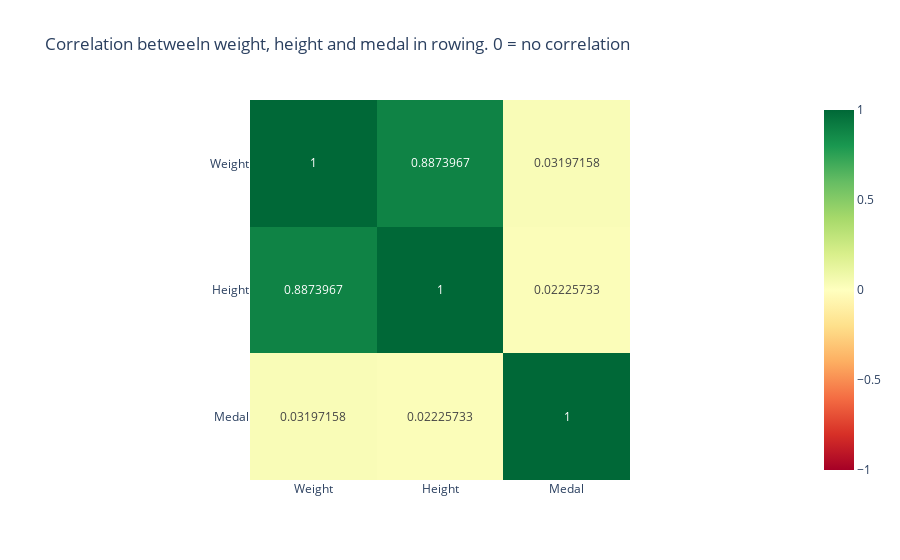

Notebook code cell kept with this figure:
### Markdown cell above
#### FRÅGESTÄLLNING: Finns det någon korrelation mellan att få medalj i rodd och längd eller vikt?
Vi gör en correlation pearson plot där vi testar korrelationen mellan medaljer, längd och vikt.

### Code cell
corr_columns = rowing_rows[["Weight", "Height", "Medal"]]

# ofta saknas både weight och height för samma personer. Kanske ta bort de rader där en av dem saknas. 
# så att vi bara kollar korrelation för existerande höjd och vikt med medaljstatus. 
# här får varje person vara med flera gånger! 

# ingen medalj är 0, en medalj är 1 - eventuellt tydligare korrelation med medalj eller ej 
corr_columns["Medal"].fillna(0, inplace=True)
corr_columns["Medal"].mask(corr_columns["Medal"].isin(["Bronze", "Silver", "Gold"]) , other=1, inplace=True)

# innan vi tar bort rader med saknad height elr weight rader har vi 10595 rows
corr_columns.dropna(axis=0, how='any', subset=['Weight', 'Height'], inplace=True)
corr_columns
# kvar har vi 7794 rows 

# create a correlation table with pandas
corr_table = corr_columns.corr(method="pearson")

# set up the correlation plot

fig_corr= px.imshow(
    # pass the correlation matrix,
    corr_table,
    #show the correlation values in each cell,
    text_auto=True, 
    # set the colour scale
    color_continuous_scale="RdYlGn",
    zmin=-1,
    zmax=1, 
    title="Correlation betweeln weight, height and medal in rowing. 0 = no correlation"
 
)
fig_corr.show()

### Figure 1 — Plotly figure (JSON) as saved in the notebook; plotly's stock layout.template omitted (floating-point values rounded to 4 significant figures)
{"data": [{"coloraxis": "coloraxis", "hovertemplate": "x: %{x}<br>y: %{y}<br>color: %{z}<extra></extra>", "name": "0", "texttemplate": "%{z}", "type": "heatmap", "x": ["Weight", "Height", "Medal"], "xaxis": "x", "y": ["Weight", "Height", "Medal"], "yaxis": "y", "z": [[1.0, 0.8874, 0.03197], [0.8874, 1.0, 0.02226], [0.03197, 0.02226, 1.0]]}], "layout": {"coloraxis": {"cmax": 1, "cmin": -1, "colorscale": [[0, "rgb(165,0,38)"], [0.1, "rgb(215,48,39)"], [0.2, "rgb(244,109,67)"], [0.3, "rgb(253,174,97)"], [0.4, "rgb(254,224,139)"], [0.5, "rgb(255,255,191)"], [0.6, "rgb(217,239,139)"], [0.7, "rgb(166,217,106)"], [0.8, "rgb(102,189,99)"], [0.9, "rgb(26,152,80)"], [1, "rgb(0,104,55)"]]}, "title": {"text": "Correlation betweeln weight, height and medal in rowing. 0 = no correlation"}, "xaxis": {"anchor": "y", "constrain": "domain", "domain": [0, 1], "scaleanchor": "y"}, "yaxis": {"anchor": "x", "autorange": "reversed", "constrain": "domain", "domain": [0, 1]}}}
